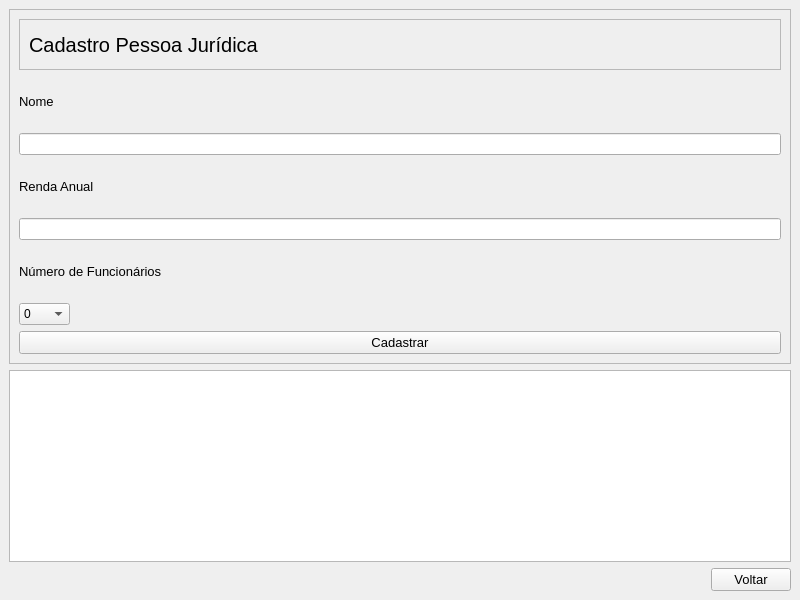
<?xml version="1.0" encoding="UTF-8"?>
<ui version="4.0">
 <class>MainWindow</class>
 <widget class="QMainWindow" name="MainWindow">
  <property name="geometry">
   <rect>
    <x>0</x>
    <y>0</y>
    <width>800</width>
    <height>600</height>
   </rect>
  </property>
  <property name="windowTitle">
   <string>Cadastro Pessoa Jurídica</string>
  </property>
  <widget class="QWidget" name="centralwidget">
   <layout class="QVBoxLayout" name="verticalLayout_3">
    <item>
     <widget class="QFrame" name="frame">
      <property name="frameShape">
       <enum>QFrame::StyledPanel</enum>
      </property>
      <property name="frameShadow">
       <enum>QFrame::Raised</enum>
      </property>
      <layout class="QVBoxLayout" name="verticalLayout_2">
       <item>
        <widget class="QFrame" name="frame_2">
         <property name="frameShape">
          <enum>QFrame::StyledPanel</enum>
         </property>
         <property name="frameShadow">
          <enum>QFrame::Raised</enum>
         </property>
         <layout class="QVBoxLayout" name="verticalLayout">
          <item>
           <widget class="QLabel" name="lbl_titulo">
            <property name="font">
             <font>
              <pointsize>15</pointsize>
             </font>
            </property>
            <property name="text">
             <string>Cadastro Pessoa Jurídica</string>
            </property>
           </widget>
          </item>
         </layout>
        </widget>
       </item>
       <item>
        <widget class="QLabel" name="lbl_nomeJ">
         <property name="font">
          <font>
           <pointsize>10</pointsize>
          </font>
         </property>
         <property name="text">
          <string>Nome</string>
         </property>
        </widget>
       </item>
       <item>
        <widget class="QLineEdit" name="txt_nomeJ"/>
       </item>
       <item>
        <widget class="QLabel" name="lbl_rendaJ">
         <property name="font">
          <font>
           <pointsize>10</pointsize>
          </font>
         </property>
         <property name="text">
          <string>Renda Anual</string>
         </property>
        </widget>
       </item>
       <item>
        <widget class="QLineEdit" name="txt_rendaJ"/>
       </item>
       <item>
        <widget class="QLabel" name="lbl_gastosJ">
         <property name="font">
          <font>
           <pointsize>10</pointsize>
          </font>
         </property>
         <property name="text">
          <string>Número de Funcionários</string>
         </property>
        </widget>
       </item>
       <item alignment="Qt::AlignLeft">
        <widget class="QComboBox" name="cb_numero_funcionario">
         <item>
          <property name="text">
           <string>0</string>
          </property>
         </item>
         <item>
          <property name="text">
           <string>1</string>
          </property>
         </item>
         <item>
          <property name="text">
           <string>2</string>
          </property>
         </item>
         <item>
          <property name="text">
           <string>3</string>
          </property>
         </item>
         <item>
          <property name="text">
           <string>4</string>
          </property>
         </item>
         <item>
          <property name="text">
           <string>5</string>
          </property>
         </item>
         <item>
          <property name="text">
           <string>6</string>
          </property>
         </item>
         <item>
          <property name="text">
           <string>7</string>
          </property>
         </item>
         <item>
          <property name="text">
           <string>8</string>
          </property>
         </item>
         <item>
          <property name="text">
           <string>9</string>
          </property>
         </item>
         <item>
          <property name="text">
           <string>10</string>
          </property>
         </item>
         <item>
          <property name="text">
           <string>11</string>
          </property>
         </item>
         <item>
          <property name="text">
           <string>12</string>
          </property>
         </item>
         <item>
          <property name="text">
           <string>13</string>
          </property>
         </item>
         <item>
          <property name="text">
           <string>14</string>
          </property>
         </item>
         <item>
          <property name="text">
           <string>15</string>
          </property>
         </item>
         <item>
          <property name="text">
           <string>16</string>
          </property>
         </item>
         <item>
          <property name="text">
           <string>17</string>
          </property>
         </item>
         <item>
          <property name="text">
           <string>18</string>
          </property>
         </item>
         <item>
          <property name="text">
           <string>19</string>
          </property>
         </item>
         <item>
          <property name="text">
           <string>20</string>
          </property>
         </item>
         <item>
          <property name="text">
           <string>21</string>
          </property>
         </item>
         <item>
          <property name="text">
           <string>22</string>
          </property>
         </item>
         <item>
          <property name="text">
           <string>23</string>
          </property>
         </item>
         <item>
          <property name="text">
           <string>24</string>
          </property>
         </item>
         <item>
          <property name="text">
           <string>25</string>
          </property>
         </item>
         <item>
          <property name="text">
           <string>26</string>
          </property>
         </item>
         <item>
          <property name="text">
           <string>27</string>
          </property>
         </item>
         <item>
          <property name="text">
           <string>28</string>
          </property>
         </item>
         <item>
          <property name="text">
           <string>29</string>
          </property>
         </item>
         <item>
          <property name="text">
           <string>30</string>
          </property>
         </item>
         <item>
          <property name="text">
           <string>31</string>
          </property>
         </item>
         <item>
          <property name="text">
           <string>32</string>
          </property>
         </item>
         <item>
          <property name="text">
           <string>33</string>
          </property>
         </item>
         <item>
          <property name="text">
           <string>34</string>
          </property>
         </item>
         <item>
          <property name="text">
           <string>35</string>
          </property>
         </item>
         <item>
          <property name="text">
           <string>36</string>
          </property>
         </item>
         <item>
          <property name="text">
           <string>37</string>
          </property>
         </item>
         <item>
          <property name="text">
           <string>38</string>
          </property>
         </item>
         <item>
          <property name="text">
           <string>39</string>
          </property>
         </item>
         <item>
          <property name="text">
           <string>40</string>
          </property>
         </item>
         <item>
          <property name="text">
           <string>41</string>
          </property>
         </item>
         <item>
          <property name="text">
           <string>42</string>
          </property>
         </item>
         <item>
          <property name="text">
           <string>43</string>
          </property>
         </item>
         <item>
          <property name="text">
           <string>44</string>
          </property>
         </item>
         <item>
          <property name="text">
           <string>45</string>
          </property>
         </item>
         <item>
          <property name="text">
           <string>46</string>
          </property>
         </item>
         <item>
          <property name="text">
           <string>47</string>
          </property>
         </item>
         <item>
          <property name="text">
           <string>48</string>
          </property>
         </item>
         <item>
          <property name="text">
           <string>49</string>
          </property>
         </item>
         <item>
          <property name="text">
           <string>50</string>
          </property>
         </item>
         <item>
          <property name="text">
           <string>51</string>
          </property>
         </item>
         <item>
          <property name="text">
           <string>52</string>
          </property>
         </item>
         <item>
          <property name="text">
           <string>53</string>
          </property>
         </item>
         <item>
          <property name="text">
           <string>54</string>
          </property>
         </item>
         <item>
          <property name="text">
           <string>55</string>
          </property>
         </item>
         <item>
          <property name="text">
           <string>56</string>
          </property>
         </item>
         <item>
          <property name="text">
           <string>57</string>
          </property>
         </item>
         <item>
          <property name="text">
           <string>58</string>
          </property>
         </item>
         <item>
          <property name="text">
           <string>59</string>
          </property>
         </item>
         <item>
          <property name="text">
           <string>60</string>
          </property>
         </item>
         <item>
          <property name="text">
           <string>61</string>
          </property>
         </item>
         <item>
          <property name="text">
           <string>62</string>
          </property>
         </item>
         <item>
          <property name="text">
           <string>63</string>
          </property>
         </item>
         <item>
          <property name="text">
           <string>64</string>
          </property>
         </item>
         <item>
          <property name="text">
           <string>65</string>
          </property>
         </item>
         <item>
          <property name="text">
           <string>66</string>
          </property>
         </item>
         <item>
          <property name="text">
           <string>67</string>
          </property>
         </item>
         <item>
          <property name="text">
           <string>68</string>
          </property>
         </item>
         <item>
          <property name="text">
           <string>69</string>
          </property>
         </item>
         <item>
          <property name="text">
           <string>70</string>
          </property>
         </item>
         <item>
          <property name="text">
           <string>71</string>
          </property>
         </item>
         <item>
          <property name="text">
           <string>72</string>
          </property>
         </item>
         <item>
          <property name="text">
           <string>73</string>
          </property>
         </item>
         <item>
          <property name="text">
           <string>74</string>
          </property>
         </item>
         <item>
          <property name="text">
           <string>75</string>
          </property>
         </item>
         <item>
          <property name="text">
           <string>76</string>
          </property>
         </item>
         <item>
          <property name="text">
           <string>77</string>
          </property>
         </item>
         <item>
          <property name="text">
           <string>78</string>
          </property>
         </item>
         <item>
          <property name="text">
           <string>79</string>
          </property>
         </item>
         <item>
          <property name="text">
           <string>80</string>
          </property>
         </item>
         <item>
          <property name="text">
           <string>81</string>
          </property>
         </item>
         <item>
          <property name="text">
           <string>82</string>
          </property>
         </item>
         <item>
          <property name="text">
           <string>83</string>
          </property>
         </item>
         <item>
          <property name="text">
           <string>84</string>
          </property>
         </item>
         <item>
          <property name="text">
           <string>85</string>
          </property>
         </item>
         <item>
          <property name="text">
           <string>86</string>
          </property>
         </item>
         <item>
          <property name="text">
           <string>87</string>
          </property>
         </item>
         <item>
          <property name="text">
           <string>88</string>
          </property>
         </item>
         <item>
          <property name="text">
           <string>89</string>
          </property>
         </item>
         <item>
          <property name="text">
           <string>90</string>
          </property>
         </item>
         <item>
          <property name="text">
           <string>91</string>
          </property>
         </item>
         <item>
          <property name="text">
           <string>92</string>
          </property>
         </item>
         <item>
          <property name="text">
           <string>93</string>
          </property>
         </item>
         <item>
          <property name="text">
           <string>94</string>
          </property>
         </item>
         <item>
          <property name="text">
           <string>95</string>
          </property>
         </item>
         <item>
          <property name="text">
           <string>96</string>
          </property>
         </item>
         <item>
          <property name="text">
           <string>97</string>
          </property>
         </item>
         <item>
          <property name="text">
           <string>98</string>
          </property>
         </item>
         <item>
          <property name="text">
           <string>99</string>
          </property>
         </item>
         <item>
          <property name="text">
           <string>100</string>
          </property>
         </item>
        </widget>
       </item>
       <item>
        <widget class="QPushButton" name="btn_cadastroJ">
         <property name="font">
          <font>
           <pointsize>10</pointsize>
          </font>
         </property>
         <property name="text">
          <string>Cadastrar</string>
         </property>
        </widget>
       </item>
      </layout>
     </widget>
    </item>
    <item>
     <widget class="QTextBrowser" name="textBrowser">
      <property name="sizePolicy">
       <sizepolicy hsizetype="Expanding" vsizetype="Fixed">
        <horstretch>0</horstretch>
        <verstretch>0</verstretch>
       </sizepolicy>
      </property>
     </widget>
    </item>
    <item alignment="Qt::AlignRight">
     <widget class="QPushButton" name="btn_cadastrar">
      <property name="font">
       <font>
        <pointsize>10</pointsize>
       </font>
      </property>
      <property name="layoutDirection">
       <enum>Qt::LeftToRight</enum>
      </property>
      <property name="text">
       <string>Voltar</string>
      </property>
      <property name="autoDefault">
       <bool>false</bool>
      </property>
     </widget>
    </item>
   </layout>
  </widget>
 </widget>
 <resources/>
 <connections/>
</ui>
